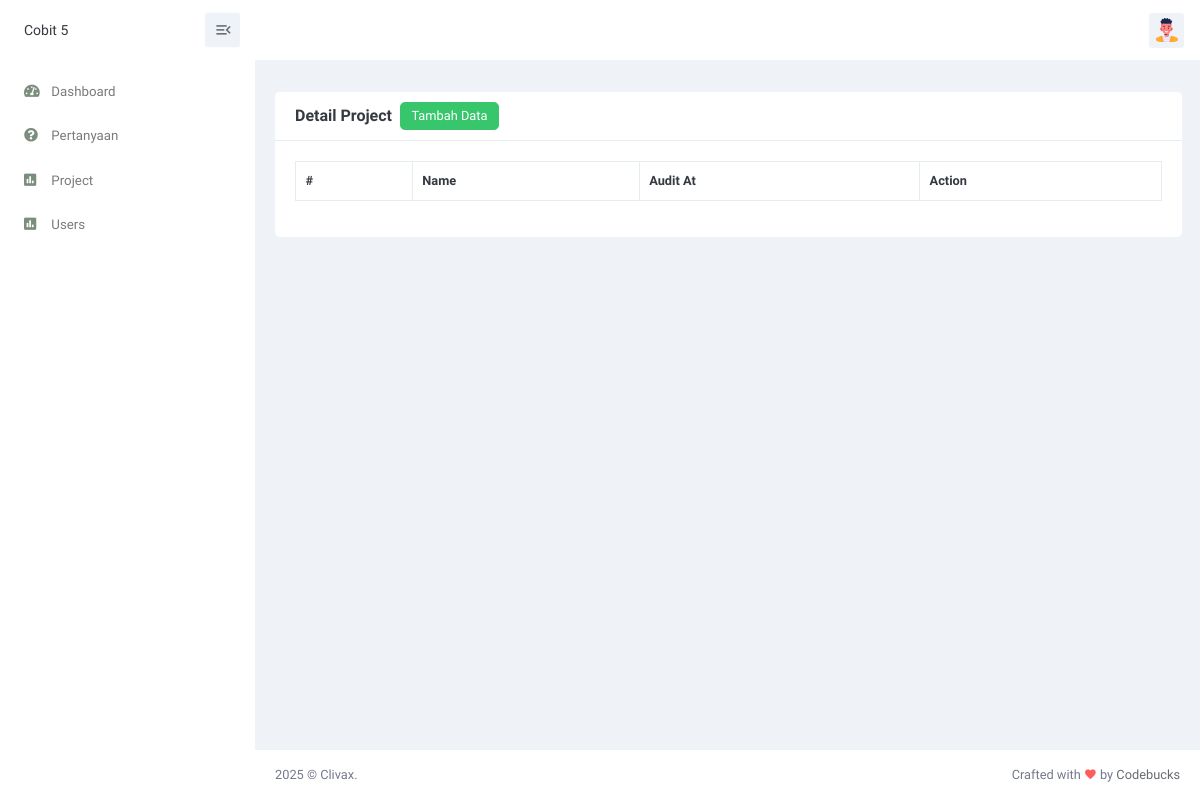
The app's page /views/detail_project.php?id_project=8, older data.
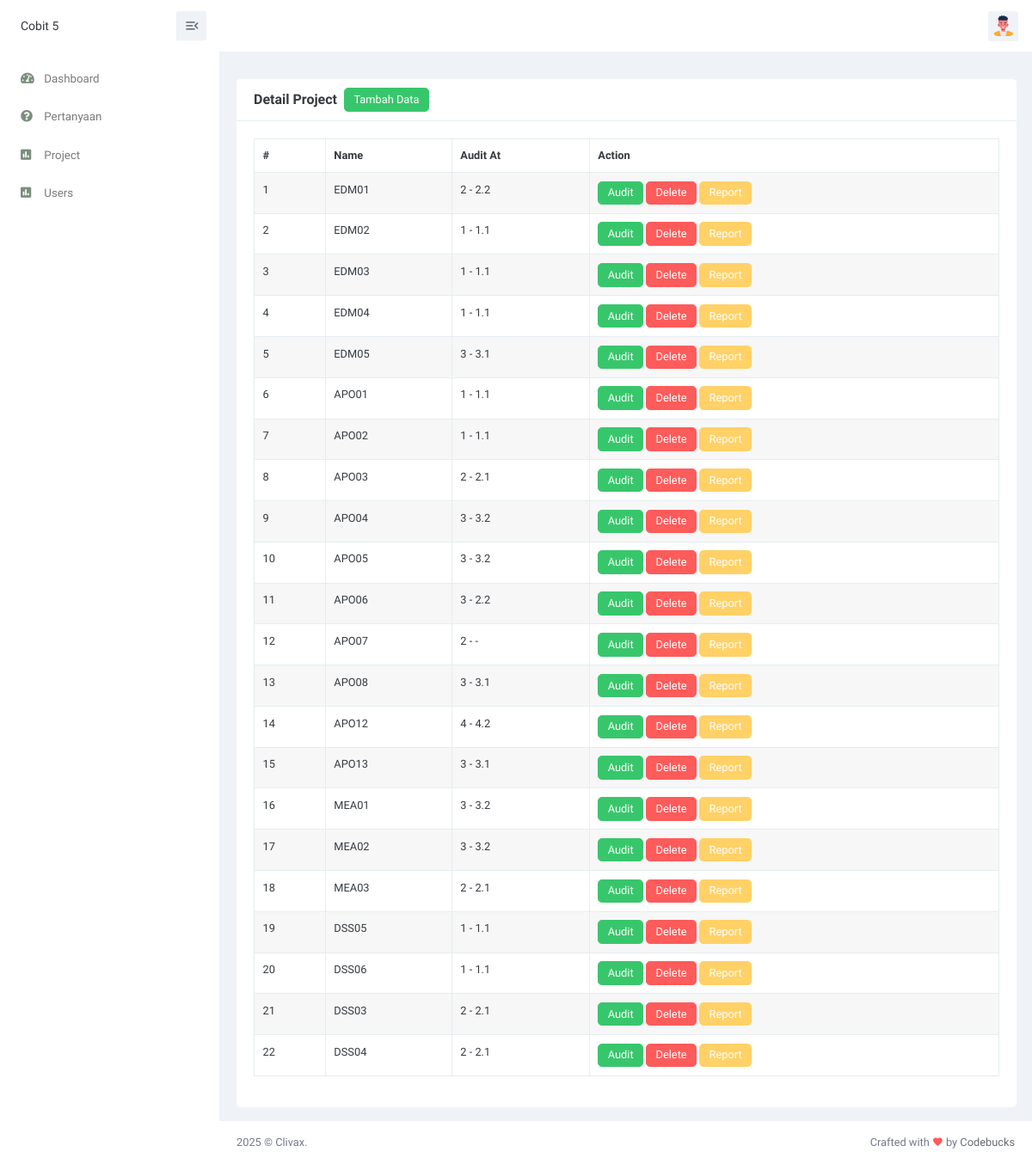
The same page, newer data.
### tables this page shows
CREATE TABLE `pengujian` (
  `id_pengujian` int(11) NOT NULL,
  `id_cobit` int(11) NOT NULL,
  `audit_process` varchar(255) NOT NULL,
  `description` varchar(255) DEFAULT NULL,
  `level` int(11) NOT NULL,
  `pa` varchar(10) DEFAULT NULL
);

### views/detail_project.php (the view, shortened to what this page needs)
<?php
include '../config/database.php';
if (isset($_GET['id_project'])) {
    $id_project = $_GET['id_project'];
} else {
    header("Location: project.php");
    exit();
}
 ?>
<!doctype html>
<html lang="en">
<head>
    <link href="../assets/css/bootstrap.min.css" id="bootstrap-style" rel="stylesheet" type="text/css" />
    <link href="../assets/css/icons.min.css" rel="stylesheet" type="text/css" />
    <link href="../assets/libs/simplebar/simplebar.min.css" rel="stylesheet">
    <link href="../assets/css/app.min.css" id="app-style" rel="stylesheet" type="text/css" />
</head>
<body>
    <div id="layout-wrapper">
        <?php include 'partials/topbar.php'; ?>
        <?php include 'partials/sidebar.php'; ?>
        <div class="main-content">
            <div class="page-content">
                <div class="container-fluid">
                    <div class="row">
                        <div class="col-12">
                            <div class="page-title-box d-flex align-items-center justify-content-between">
                            </div>
                        </div>
                    </div>
                    <div class="row">
                        <div class="col-12">
                            <div class="card">
                                <div class="card-header">
                                    <h4 class="card-title me-2">Detail Project</h4>
                                    <a href="tambah_data.php?id_project=<?php echo $id_project; ?>"
                                        class="btn btn-primary">Tambah Data</a>
                                </div>
                                <div class="card-body">
                                    <table id="datatable"
                                        class="table table-hover table-bordered table-striped dt-responsive nowrap"
                                        style="border-collapse: collapse; border-spacing: 0; width: 100%;">
                                        <thead>
                                            <tr>
                                                <th>#</th>
                                                <th>Name</th>
                                                <th>Audit At</th>
                                                <th>Action</th>
                                            </tr>
                                        </thead>
                                        <tbody>
                                            <?php
                        $no = 1;
                        $get_data = mysqli_query($conn, "SELECT * FROM pengujian WHERE id_cobit = '$id_project'");
                        while ($display = mysqli_fetch_array($get_data)) {
                            $id = !empty($display['id_pengujian']) ? $display['id_pengujian'] : '-';
                            $audit_process = !empty($display['audit_process']) ? $display['audit_process'] : '-';
                            $level = !empty($display['level']) ? $display['level'] : '-';
                            $pa = !empty($display['pa']) ? $display['pa'] : '-';
                        ?>
                                            <tr>
                                                <td><?php echo $no; ?></td>
                                                <td><?php echo $audit_process; ?></td>
                                                <td><?php echo $level, " - " , $pa; ?></td>
                                                <td>
                                                    <?php if ($pa == 'stop') { ?>
                                                    <button class="btn btn-primary" disabled>Audit</button>
                                                    <?php } else { ?>
                                                    <a href="pengujian_audit.php?id=<?php echo $id; ?>"
                                                        class="btn btn-primary">Audit</a>
                                                    <?php } ?>
                                                    <a href="delete_detail_project.php?id=<?php echo $id; ?>&id_project=<?php echo $id_project; ?>" class="btn btn-danger">Delete</a>
                                                    <a href="report_project.php?id=<?php echo $id; ?>"
                                                        class="btn btn-warning">Report</a>
                                                </td>
                                            </tr>
                                            <?php
                            $no++;
                        }
                        ?>
                                        </tbody>
                                    </table>
                                </div>
                            </div>
                        </div>
                    </div>
                </div>
            </div>
            <?php include 'partials/footer.php'; ?>
        </div>
    </div>
</body>
</html>

### views/partials/topbar.php (shortened to what this page needs)
<header id="page-topbar">
    <div class="navbar-header">
        <div class="navbar-logo-box">
            <span style="font-size: 14px;">Cobit 5</span>
            <button type="button" class="btn btn-sm top-icon sidebar-btn" id="sidebar-btn">
                <i class="mdi mdi-menu-open align-middle fs-19"></i>
            </button>
        </div>
        <div class="d-flex justify-content-between menu-sm px-3 ms-auto">
            <div class="d-flex align-items-center gap-2">
                <div class="dropdown d-inline-block">
                    <button type="button" class="btn btn-sm top-icon p-0" id="page-header-user-dropdown"
                        data-bs-toggle="dropdown" aria-haspopup="true" aria-expanded="false">
                        <img class="rounded avatar-2xs p-0" src="../assets/images/users/avatar-6.png"
                            alt="Header Avatar">
                    </button>
                </div>
            </div>
        </div>
    </div>
</header>

### views/partials/sidebar.php
<div class="sidebar-left">
    <div data-simplebar class="h-100">
        <div id="sidebar-menu">
            <ul class="left-menu list-unstyled" id="side-menu">
                <li>
                    <a href="index.php" class="">
                        <i class="fas fa-tachometer-alt"></i>
                        <span>Dashboard</span>
                    </a>
                </li>
                <li>
                    <a href="question.php" class="">
                        <i class="fas fa-question-circle"></i>
                        <span>Pertanyaan</span>
                    </a>
                </li>
                <li>
                    <a href="project.php" class="">
                        <i class="fas fa-poll"></i>
                        <span>Project</span>
                    </a>
                </li>
                <?php if ($role != 'auditor') { ?>
                <li>
                    <a href="user.php" class="">
                        <i class="fas fa-poll"></i>
                        <span>Users</span>
                    </a>
                </li>
                <?php } ?>
            </ul>
        </div>
    </div>
</div>

### views/partials/footer.php (shortened to what this page needs)
<footer class="footer">
    <div class="container-fluid">
        <div class="row align-items-center">
            <div class="col-sm-6">
                 © Clivax.
            </div>
            <div class="col-sm-6">
                <div class="text-sm-end d-none d-sm-block">
                    Crafted with <i class="mdi mdi-heart text-danger"></i> by <a href="http://codebucks.in/"
                        target="_blank" class="text-muted">Codebucks</a>
                </div>
            </div>
        </div>
    </div>
</footer>

Row changes from the older to the newer data that the page shows:
added pengujian: audit_process "EDM01", level "2", pa "2.2"
added pengujian: audit_process "EDM02", level "1", pa "1.1"
added pengujian: audit_process "EDM03", level "1", pa "1.1"
added pengujian: audit_process "EDM04", level "1", pa "1.1"
added pengujian: audit_process "EDM05", level "3", pa "3.1"
added pengujian: audit_process "APO01", level "1", pa "1.1"
added pengujian: audit_process "APO02", level "1", pa "1.1"
added pengujian: audit_process "APO03", level "2", pa "2.1"
added pengujian: audit_process "APO04", level "3", pa "3.2"
added pengujian: audit_process "APO05", level "3", pa "3.2"
added pengujian: audit_process "APO06", level "3", pa "2.2"
added pengujian: audit_process "APO07", level "2", pa "-"
added pengujian: audit_process "APO08", level "3", pa "3.1"
added pengujian: audit_process "APO12", level "4", pa "4.2"
added pengujian: audit_process "APO13", level "3", pa "3.1"
added pengujian: audit_process "MEA01", level "3", pa "3.2"
added pengujian: audit_process "MEA02", level "3", pa "3.2"
added pengujian: audit_process "MEA03", level "2", pa "2.1"
added pengujian: audit_process "DSS05", level "1", pa "1.1"
added pengujian: audit_process "DSS06", level "1", pa "1.1"
added pengujian: audit_process "DSS03", level "2", pa "2.1"
added pengujian: audit_process "DSS04", level "2", pa "2.1"
